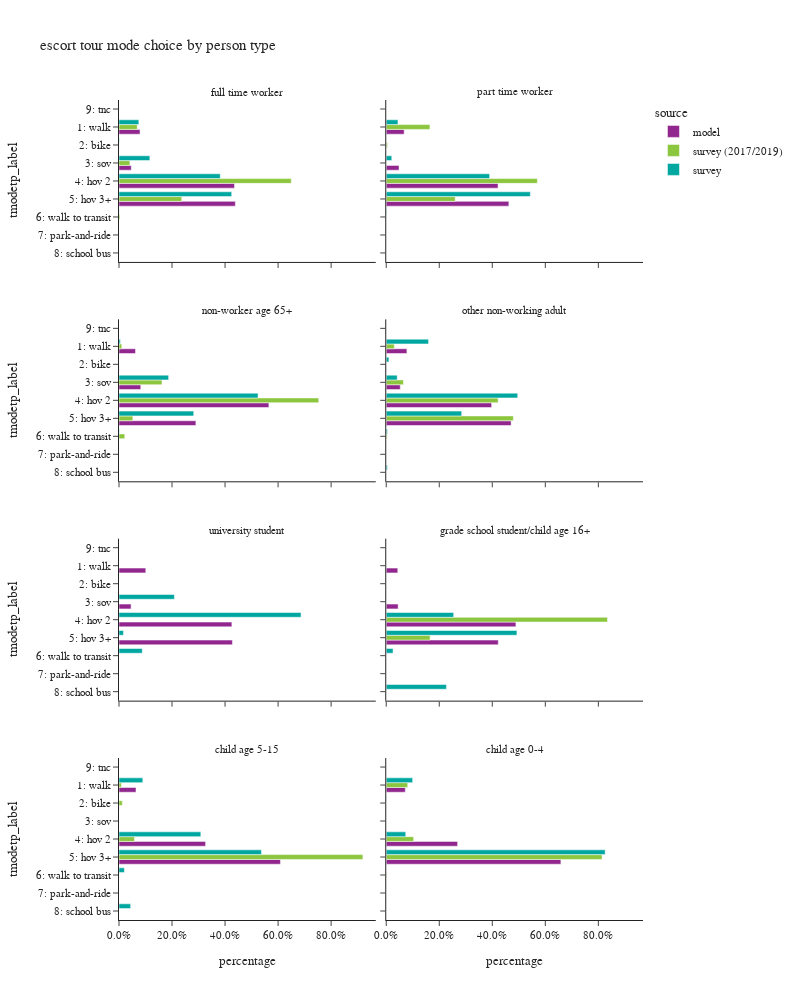

Source (notebook cell):
### Code cell
plot_mode_choice(es_tour,"pptyp_label",
                 {"pptyp_label":["full time worker","part time worker","non-worker age 65+","other non-working adult",
                                 "university student","grade school student/child age 16+","child age 5-15","child age 0-4"],
                  "tmodetp_label":["1: walk","2: bike","3: sov","4: hov 2","5: hov 3+","6: walk to transit",
                                   "7: park-and-ride","8: school bus","9: other–survey only"]},
                 "person type",
                 2,1000)

### Figure 1 — Plotly figure (JSON) as saved in the notebook; plotly's stock layout.template omitted (floating-point values rounded to 4 significant figures)
{"data": [{"alignmentgroup": "True", "customdata": [[1784], [3], [1039], [9798], [9871]], "hovertemplate": "source=model<br>pptyp_label=full time worker<br>percentage=%{x}<br>tmodetp_label=%{y}<br>sample count=%{customdata[0]}<extra></extra>", "legendgroup": "model", "marker": {"color": "#91268F", "pattern": {"shape": ""}}, "name": "model", "offsetgroup": "model", "orientation": "h", "showlegend": true, "textposition": "auto", "type": "bar", "x": [0.07931, 0.0001334, 0.04619, 0.4356, 0.4388], "xaxis": "x7", "y": ["1: walk", "2: bike", "3: sov", "4: hov 2", "5: hov 3+"], "yaxis": "y7"}, {"alignmentgroup": "True", "customdata": [[549], [392], [3426], [3757]], "hovertemplate": "source=model<br>pptyp_label=part time worker<br>percentage=%{x}<br>tmodetp_label=%{y}<br>sample count=%{customdata[0]}<extra></extra>", "legendgroup": "model", "marker": {"color": "#91268F", "pattern": {"shape": ""}}, "name": "model", "offsetgroup": "model", "orientation": "h", "showlegend": false, "textposition": "auto", "type": "bar", "x": [0.06758, 0.04825, 0.4217, 0.4625], "xaxis": "x8", "y": ["1: walk", "3: sov", "4: hov 2", "5: hov 3+"], "yaxis": "y8"}, {"alignmentgroup": "True", "customdata": [[517], [4], [682], [4698], [2410]], "hovertemplate": "source=model<br>pptyp_label=non-worker age 65+<br>percentage=%{x}<br>tmodetp_label=%{y}<br>sample count=%{customdata[0]}<extra></extra>", "legendgroup": "model", "marker": {"color": "#91268F", "pattern": {"shape": ""}}, "name": "model", "offsetgroup": "model", "orientation": "h", "showlegend": false, "textposition": "auto", "type": "bar", "x": [0.06221, 0.0004813, 0.08206, 0.5653, 0.29], "xaxis": "x5", "y": ["1: walk", "2: bike", "3: sov", "4: hov 2", "5: hov 3+"], "yaxis": "y5"}, {"alignmentgroup": "True", "customdata": [[1915], [17], [1299], [9762], [11566]], "hovertemplate": "source=model<br>pptyp_label=other non-working adult<br>percentage=%{x}<br>tmodetp_label=%{y}<br>sample count=%{customdata[0]}<extra></extra>", "legendgroup": "model", "marker": {"color": "#91268F", "pattern": {"shape": ""}}, "name": "model", "offsetgroup": "model", "orientation": "h", "showlegend": false, "textposition": "auto", "type": "bar", "x": [0.07798, 0.0006922, 0.05289, 0.3975, 0.4709], "xaxis": "x6", "y": ["1: walk", "2: bike", "3: sov", "4: hov 2", "5: hov 3+"], "yaxis": "y6"}, {"alignmentgroup": "True", "customdata": [[202], [91], [852], [856]], "hovertemplate": "source=model<br>pptyp_label=university student<br>percentage=%{x}<br>tmodetp_label=%{y}<br>sample count=%{customdata[0]}<extra></extra>", "legendgroup": "model", "marker": {"color": "#91268F", "pattern": {"shape": ""}}, "name": "model", "offsetgroup": "model", "orientation": "h", "showlegend": false, "textposition": "auto", "type": "bar", "x": [0.1009, 0.04548, 0.4258, 0.4278], "xaxis": "x3", "y": ["1: walk", "3: sov", "4: hov 2", "5: hov 3+"], "yaxis": "y3"}, {"alignmentgroup": "True", "customdata": [[32], [33], [360], [311]], "hovertemplate": "source=model<br>pptyp_label=grade school student/child age 16+<br>percentage=%{x}<br>tmodetp_label=%{y}<br>sample count=%{customdata[0]}<extra></extra>", "legendgroup": "model", "marker": {"color": "#91268F", "pattern": {"shape": ""}}, "name": "model", "offsetgroup": "model", "orientation": "h", "showlegend": false, "textposition": "auto", "type": "bar", "x": [0.04348, 0.04484, 0.4891, 0.4226], "xaxis": "x4", "y": ["1: walk", "3: sov", "4: hov 2", "5: hov 3+"], "yaxis": "y4"}, {"alignmentgroup": "True", "customdata": [[277], [2], [1410], [2629]], "hovertemplate": "source=model<br>pptyp_label=child age 5-15<br>percentage=%{x}<br>tmodetp_label=%{y}<br>sample count=%{customdata[0]}<extra></extra>", "legendgroup": "model", "marker": {"color": "#91268F", "pattern": {"shape": ""}}, "name": "model", "offsetgroup": "model", "orientation": "h", "showlegend": false, "textposition": "auto", "type": "bar", "x": [0.06415, 0.0004632, 0.3265, 0.6088], "xaxis": "x", "y": ["1: walk", "2: bike", "4: hov 2", "5: hov 3+"], "yaxis": "y"}, {"alignmentgroup": "True", "customdata": [[357], [1], [1336], [3270]], "hovertemplate": "source=model<br>pptyp_label=child age 0-4<br>percentage=%{x}<br>tmodetp_label=%{y}<br>sample count=%{customdata[0]}<extra></extra>", "legendgroup": "model", "marker": {"color": "#91268F", "pattern": {"shape": ""}}, "name": "model", "offsetgroup": "model", "orientation": "h", "showlegend": false, "textposition": "auto", "type": "bar", "x": [0.07192, 0.0002015, 0.2691, 0.6587], "xaxis": "x2", "y": ["1: walk", "2: bike", "4: hov 2", "5: hov 3+"], "yaxis": "y2"}, {"alignmentgroup": "True", "customdata": [[23], [4], [15], [130], [63], [2], [1]], "hovertemplate": "source=survey (2017/2019)<br>pptyp_label=full time worker<br>percentage=%{x}<br>tmodetp_label=%{y}<br>sample count=%{customdata[0]}<extra></extra>", "legendgroup": "survey (2017/2019)", "marker": {"color": "#8CC63E", "pattern": {"shape": ""}}, "name": "survey (2017/2019)", "offsetgroup": "survey (2017/2019)", "orientation": "h", "showlegend": true, "textposition": "auto", "type": "bar", "x": [0.06864, 0.0004448, 0.04092, 0.6497, 0.2368, 0.003321, 0.0001401], "xaxis": "x7", "y": ["1: walk", "2: bike", "3: sov", "4: hov 2", "5: hov 3+", "6: walk to transit", "9: tnc"], "yaxis": "y7"}, {"alignmentgroup": "True", "customdata": [[18], [2], [3], [58], [44], [2]], "hovertemplate": "source=survey (2017/2019)<br>pptyp_label=part time worker<br>percentage=%{x}<br>tmodetp_label=%{y}<br>sample count=%{customdata[0]}<extra></extra>", "legendgroup": "survey (2017/2019)", "marker": {"color": "#8CC63E", "pattern": {"shape": ""}}, "name": "survey (2017/2019)", "offsetgroup": "survey (2017/2019)", "orientation": "h", "showlegend": false, "textposition": "auto", "type": "bar", "x": [0.1647, 0.004565, 0.0003693, 0.57, 0.26, 0.000422], "xaxis": "x8", "y": ["1: walk", "2: bike", "3: sov", "4: hov 2", "5: hov 3+", "6: walk to transit"], "yaxis": "y8"}, {"alignmentgroup": "True", "customdata": [[7], [5], [35], [5], [2]], "hovertemplate": "source=survey (2017/2019)<br>pptyp_label=non-worker age 65+<br>percentage=%{x}<br>tmodetp_label=%{y}<br>sample count=%{customdata[0]}<extra></extra>", "legendgroup": "survey (2017/2019)", "marker": {"color": "#8CC63E", "pattern": {"shape": ""}}, "name": "survey (2017/2019)", "offsetgroup": "survey (2017/2019)", "orientation": "h", "showlegend": false, "textposition": "auto", "type": "bar", "x": [0.01048, 0.1621, 0.7533, 0.05224, 0.02183], "xaxis": "x5", "y": ["1: walk", "3: sov", "4: hov 2", "5: hov 3+", "6: walk to transit"], "yaxis": "y5"}, {"alignmentgroup": "True", "customdata": [[34], [1], [6], [102], [83], [5]], "hovertemplate": "source=survey (2017/2019)<br>pptyp_label=other non-working adult<br>percentage=%{x}<br>tmodetp_label=%{y}<br>sample count=%{customdata[0]}<extra></extra>", "legendgroup": "survey (2017/2019)", "marker": {"color": "#8CC63E", "pattern": {"shape": ""}}, "name": "survey (2017/2019)", "offsetgroup": "survey (2017/2019)", "orientation": "h", "showlegend": false, "textposition": "auto", "type": "bar", "x": [0.03049, 0.0001188, 0.06479, 0.422, 0.4794, 0.003293], "xaxis": "x6", "y": ["1: walk", "2: bike", "3: sov", "4: hov 2", "5: hov 3+", "6: walk to transit"], "yaxis": "y6"}, {"alignmentgroup": "True", "customdata": [[5], [1]], "hovertemplate": "source=survey (2017/2019)<br>pptyp_label=grade school student/child age 16+<br>percentage=%{x}<br>tmodetp_label=%{y}<br>sample count=%{customdata[0]}<extra></extra>", "legendgroup": "survey (2017/2019)", "marker": {"color": "#8CC63E", "pattern": {"shape": ""}}, "name": "survey (2017/2019)", "offsetgroup": "survey (2017/2019)", "orientation": "h", "showlegend": false, "textposition": "auto", "type": "bar", "x": [0.8346, 0.1654], "xaxis": "x4", "y": ["4: hov 2", "5: hov 3+"], "yaxis": "y4"}, {"alignmentgroup": "True", "customdata": [[8], [1], [15], [46], [1]], "hovertemplate": "source=survey (2017/2019)<br>pptyp_label=child age 5-15<br>percentage=%{x}<br>tmodetp_label=%{y}<br>sample count=%{customdata[0]}<extra></extra>", "legendgroup": "survey (2017/2019)", "marker": {"color": "#8CC63E", "pattern": {"shape": ""}}, "name": "survey (2017/2019)", "offsetgroup": "survey (2017/2019)", "orientation": "h", "showlegend": false, "textposition": "auto", "type": "bar", "x": [0.00867, 0.01253, 0.0584, 0.92, 0.0004035], "xaxis": "x", "y": ["1: walk", "2: bike", "4: hov 2", "5: hov 3+", "6: walk to transit"], "yaxis": "y"}, {"alignmentgroup": "True", "customdata": [[9], [10], [50], [1]], "hovertemplate": "source=survey (2017/2019)<br>pptyp_label=child age 0-4<br>percentage=%{x}<br>tmodetp_label=%{y}<br>sample count=%{customdata[0]}<extra></extra>", "legendgroup": "survey (2017/2019)", "marker": {"color": "#8CC63E", "pattern": {"shape": ""}}, "name": "survey (2017/2019)", "offsetgroup": "survey (2017/2019)", "orientation": "h", "showlegend": false, "textposition": "auto", "type": "bar", "x": [0.08099, 0.1033, 0.814, 0.001723], "xaxis": "x2", "y": ["1: walk", "4: hov 2", "5: hov 3+", "6: walk to transit"], "yaxis": "y2"}, {"alignmentgroup": "True", "customdata": [[41], [7], [26], [126], [81], [5]], "hovertemplate": "source=survey<br>pptyp_label=full time worker<br>percentage=%{x}<br>tmodetp_label=%{y}<br>sample count=%{customdata[0]}<extra></extra>", "legendgroup": "survey", "marker": {"color": "#00A7A0", "pattern": {"shape": ""}}, "name": "survey", "offsetgroup": "survey", "orientation": "h", "showlegend": true, "textposition": "auto", "type": "bar", "x": [0.07488, 0.001242, 0.1164, 0.382, 0.425, 0.0005518], "xaxis": "x7", "y": ["1: walk", "2: bike", "3: sov", "4: hov 2", "5: hov 3+", "6: walk to transit"], "yaxis": "y7"}, {"alignmentgroup": "True", "customdata": [[7], [3], [39], [34], [2]], "hovertemplate": "source=survey<br>pptyp_label=part time worker<br>percentage=%{x}<br>tmodetp_label=%{y}<br>sample count=%{customdata[0]}<extra></extra>", "legendgroup": "survey", "marker": {"color": "#00A7A0", "pattern": {"shape": ""}}, "name": "survey", "offsetgroup": "survey", "orientation": "h", "showlegend": false, "textposition": "auto", "type": "bar", "x": [0.04421, 0.0209, 0.3899, 0.5436, 0.001432], "xaxis": "x8", "y": ["1: walk", "3: sov", "4: hov 2", "5: hov 3+", "6: walk to transit"], "yaxis": "y8"}, {"alignmentgroup": "True", "customdata": [[5], [12], [40], [27], [1]], "hovertemplate": "source=survey<br>pptyp_label=non-worker age 65+<br>percentage=%{x}<br>tmodetp_label=%{y}<br>sample count=%{customdata[0]}<extra></extra>", "legendgroup": "survey", "marker": {"color": "#00A7A0", "pattern": {"shape": ""}}, "name": "survey", "offsetgroup": "survey", "orientation": "h", "showlegend": false, "textposition": "auto", "type": "bar", "x": [0.005102, 0.1872, 0.5244, 0.2819, 0.00139], "xaxis": "x5", "y": ["1: walk", "3: sov", "4: hov 2", "5: hov 3+", "6: walk to transit"], "yaxis": "y5"}, {"alignmentgroup": "True", "customdata": [[23], [2], [8], [74], [46], [1], [1]], "hovertemplate": "source=survey<br>pptyp_label=other non-working adult<br>percentage=%{x}<br>tmodetp_label=%{y}<br>sample count=%{customdata[0]}<extra></extra>", "legendgroup": "survey", "marker": {"color": "#00A7A0", "pattern": {"shape": ""}}, "name": "survey", "offsetgroup": "survey", "orientation": "h", "showlegend": false, "textposition": "auto", "type": "bar", "x": [0.1595, 0.01014, 0.04132, 0.4959, 0.2846, 0.004379, 0.004128], "xaxis": "x6", "y": ["1: walk", "2: bike", "3: sov", "4: hov 2", "5: hov 3+", "6: walk to transit", "8: school bus"], "yaxis": "y6"}, {"alignmentgroup": "True", "customdata": [[1], [10], [1], [1]], "hovertemplate": "source=survey<br>pptyp_label=university student<br>percentage=%{x}<br>tmodetp_label=%{y}<br>sample count=%{customdata[0]}<extra></extra>", "legendgroup": "survey", "marker": {"color": "#00A7A0", "pattern": {"shape": ""}}, "name": "survey", "offsetgroup": "survey", "orientation": "h", "showlegend": false, "textposition": "auto", "type": "bar", "x": [0.2089, 0.6866, 0.01681, 0.08769], "xaxis": "x3", "y": ["3: sov", "4: hov 2", "5: hov 3+", "6: walk to transit"], "yaxis": "y3"}, {"alignmentgroup": "True", "customdata": [[2], [4], [1], [1]], "hovertemplate": "source=survey<br>pptyp_label=grade school student/child age 16+<br>percentage=%{x}<br>tmodetp_label=%{y}<br>sample count=%{customdata[0]}<extra></extra>", "legendgroup": "survey", "marker": {"color": "#00A7A0", "pattern": {"shape": ""}}, "name": "survey", "offsetgroup": "survey", "orientation": "h", "showlegend": false, "textposition": "auto", "type": "bar", "x": [0.2544, 0.4929, 0.02569, 0.227], "xaxis": "x4", "y": ["4: hov 2", "5: hov 3+", "6: walk to transit", "8: school bus"], "yaxis": "y4"}, {"alignmentgroup": "True", "customdata": [[5], [11], [41], [2], [4]], "hovertemplate": "source=survey<br>pptyp_label=child age 5-15<br>percentage=%{x}<br>tmodetp_label=%{y}<br>sample count=%{customdata[0]}<extra></extra>", "legendgroup": "survey", "marker": {"color": "#00A7A0", "pattern": {"shape": ""}}, "name": "survey", "offsetgroup": "survey", "orientation": "h", "showlegend": false, "textposition": "auto", "type": "bar", "x": [0.08976, 0.3086, 0.5373, 0.02043, 0.04389], "xaxis": "x", "y": ["1: walk", "4: hov 2", "5: hov 3+", "6: walk to transit", "8: school bus"], "yaxis": "y"}, {"alignmentgroup": "True", "customdata": [[7], [1], [8], [32]], "hovertemplate": "source=survey<br>pptyp_label=child age 0-4<br>percentage=%{x}<br>tmodetp_label=%{y}<br>sample count=%{customdata[0]}<extra></extra>", "legendgroup": "survey", "marker": {"color": "#00A7A0", "pattern": {"shape": ""}}, "name": "survey", "offsetgroup": "survey", "orientation": "h", "showlegend": false, "textposition": "auto", "type": "bar", "x": [0.0996, 0.001008, 0.0736, 0.8258], "xaxis": "x2", "y": ["1: walk", "2: bike", "4: hov 2", "5: hov 3+"], "yaxis": "y2"}], "layout": {"annotations": [{"font": {}, "showarrow": false, "text": "child age 5-15", "x": 0.245, "xanchor": "center", "xref": "paper", "y": 0.1975, "yanchor": "bottom", "yref": "paper"}, {"font": {}, "showarrow": false, "text": "child age 0-4", "x": 0.755, "xanchor": "center", "xref": "paper", "y": 0.1975, "yanchor": "bottom", "yref": "paper"}, {"font": {}, "showarrow": false, "text": "university student", "x": 0.245, "xanchor": "center", "xref": "paper", "y": 0.465, "yanchor": "bottom", "yref": "paper"}, {"font": {}, "showarrow": false, "text": "grade school student/child age 16+", "x": 0.755, "xanchor": "center", "xref": "paper", "y": 0.465, "yanchor": "bottom", "yref": "paper"}, {"font": {}, "showarrow": false, "text": "non-worker age 65+", "x": 0.245, "xanchor": "center", "xref": "paper", "y": 0.7325, "yanchor": "bottom", "yref": "paper"}, {"font": {}, "showarrow": false, "text": "other non-working adult", "x": 0.755, "xanchor": "center", "xref": "paper", "y": 0.7325, "yanchor": "bottom", "yref": "paper"}, {"font": {}, "showarrow": false, "text": "full time worker", "x": 0.245, "xanchor": "center", "xref": "paper", "y": 1.0, "yanchor": "bottom", "yref": "paper"}, {"font": {}, "showarrow": false, "text": "part time worker", "x": 0.755, "xanchor": "center", "xref": "paper", "y": 1.0, "yanchor": "bottom", "yref": "paper"}], "barmode": "group", "height": 1000, "legend": {"title": {"text": "source"}, "tracegroupgap": 0}, "title": {"text": "escort tour mode choice by person type"}, "width": 800, "xaxis": {"anchor": "y", "domain": [0.0, 0.49], "tickformat": ".1%", "title": {"text": "percentage"}}, "xaxis2": {"anchor": "y2", "domain": [0.51, 1.0], "matches": "x", "tickformat": ".1%", "title": {"text": "percentage"}}, "xaxis3": {"anchor": "y3", "domain": [0.0, 0.49], "matches": "x", "showticklabels": false, "tickformat": ".1%"}, "xaxis4": {"anchor": "y4", "domain": [0.51, 1.0], "matches": "x", "showticklabels": false, "tickformat": ".1%"}, "xaxis5": {"anchor": "y5", "domain": [0.0, 0.49], "matches": "x", "showticklabels": false, "tickformat": ".1%"}, "xaxis6": {"anchor": "y6", "domain": [0.51, 1.0], "matches": "x", "showticklabels": false, "tickformat": ".1%"}, "xaxis7": {"anchor": "y7", "domain": [0.0, 0.49], "matches": "x", "showticklabels": false, "tickformat": ".1%"}, "xaxis8": {"anchor": "y8", "domain": [0.51, 1.0], "matches": "x", "showticklabels": false, "tickformat": ".1%"}, "yaxis": {"anchor": "x", "categoryarray": ["9: other–survey only", "8: school bus", "7: park-and-ride", "6: walk to transit", "5: hov 3+", "4: hov 2", "3: sov", "2: bike", "1: walk"], "categoryorder": "array", "domain": [0.0, 0.1975], "title": {"text": "tmodetp_label"}}, "yaxis2": {"anchor": "x2", "domain": [0.0, 0.1975], "matches": "y", "showticklabels": false}, "yaxis3": {"anchor": "x3", "categoryarray": ["9: other–survey only", "8: school bus", "7: park-and-ride", "6: walk to transit", "5: hov 3+", "4: hov 2", "3: sov", "2: bike", "1: walk"], "categoryorder": "array", "domain": [0.2675, 0.465], "matches": "y", "title": {"text": "tmodetp_label"}}, "yaxis4": {"anchor": "x4", "domain": [0.2675, 0.465], "matches": "y", "showticklabels": false}, "yaxis5": {"anchor": "x5", "categoryarray": ["9: other–survey only", "8: school bus", "7: park-and-ride", "6: walk to transit", "5: hov 3+", "4: hov 2", "3: sov", "2: bike", "1: walk"], "categoryorder": "array", "domain": [0.535, 0.7325], "matches": "y", "title": {"text": "tmodetp_label"}}, "yaxis6": {"anchor": "x6", "domain": [0.535, 0.7325], "matches": "y", "showticklabels": false}, "yaxis7": {"anchor": "x7", "categoryarray": ["9: other–survey only", "8: school bus", "7: park-and-ride", "6: walk to transit", "5: hov 3+", "4: hov 2", "3: sov", "2: bike", "1: walk"], "categoryorder": "array", "domain": [0.8025, 1.0], "matches": "y", "title": {"text": "tmodetp_label"}}, "yaxis8": {"anchor": "x8", "domain": [0.8025, 1.0], "matches": "y", "showticklabels": false}}}
